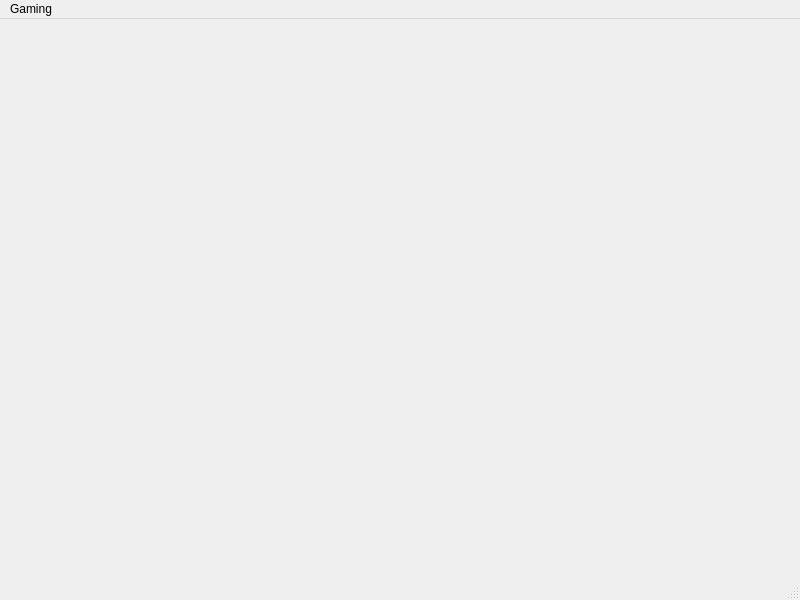
<?xml version="1.0" encoding="UTF-8"?>
<ui version="4.0">
 <class>MainWindow</class>
 <widget class="QMainWindow" name="MainWindow">
  <property name="geometry">
   <rect>
    <x>0</x>
    <y>0</y>
    <width>800</width>
    <height>600</height>
   </rect>
  </property>
  <property name="windowTitle">
   <string>Application</string>
  </property>
  <widget class="QWidget" name="centralwidget"/>
  <widget class="QMenuBar" name="menubar">
   <property name="geometry">
    <rect>
     <x>0</x>
     <y>0</y>
     <width>800</width>
     <height>22</height>
    </rect>
   </property>
   <widget class="QMenu" name="menuGaming">
    <property name="title">
     <string>Gaming</string>
    </property>
   </widget>
   <addaction name="menuGaming"/>
  </widget>
  <widget class="QStatusBar" name="statusbar"/>
 </widget>
 <resources/>
 <connections/>
</ui>
